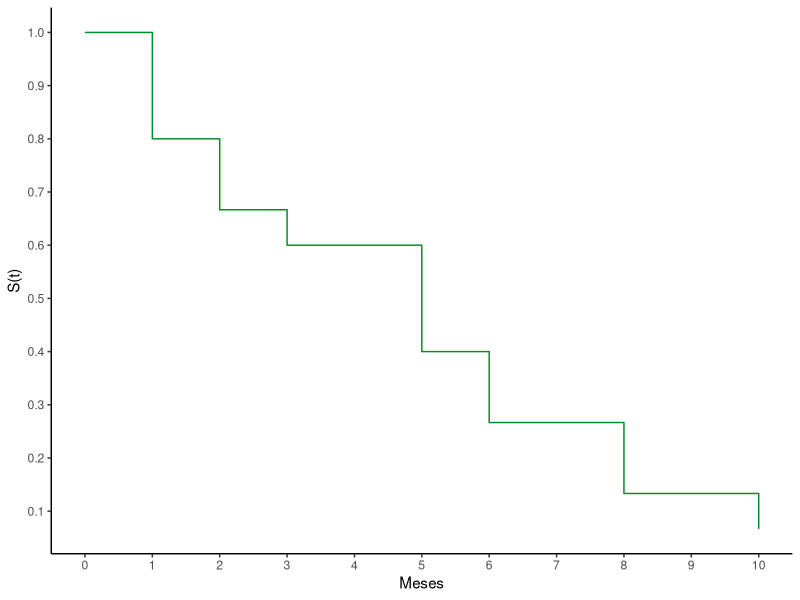
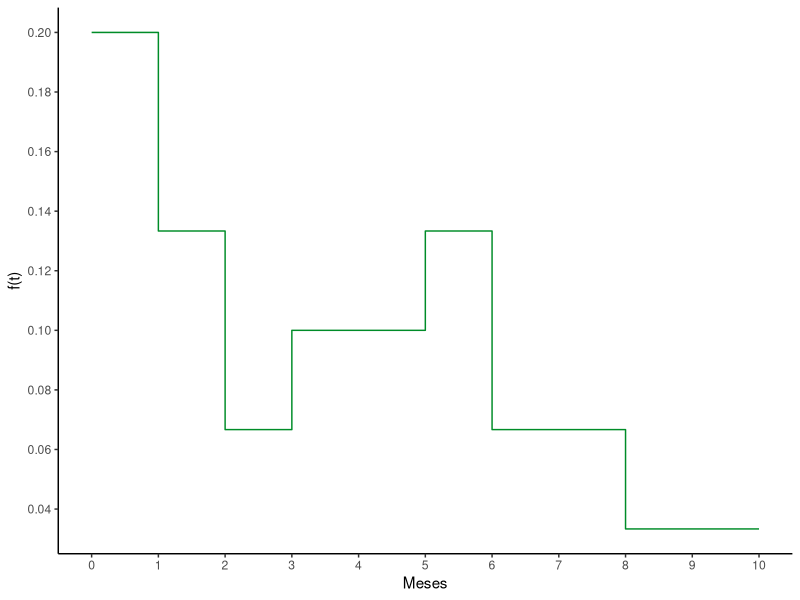

Recreate these plots in R, in order.
#AULA2.R
#Minicurso - Análise de sobrevivência
#Universidade federal fluminense
#Instituto de matemática e estatística
#Bacharelado em estatística
#Minicurso: Análise de sobrevivência
#Semestre 2024.2
#Professora: Núbia Karla
#Programadores: Pedro Frazão Dutra e Lucas Oliveira
#Carregamento de pacotes necessários
require(tidyverse)
require(survival)

## Carregamento dos dados ##
leite = read_table(file = "leite.txt")

## Montando tabela com os dados de sobrevivência gerados pela função survfit
k = survival::survfit(Surv(leite$tempo,leite$status)~1, data = leite)
tempo = k[["time"]]
R = k[["n.risk"]]
N = k[["n.event"]]
tabela = data.frame(tempo,R,N)
dimensao=dim(tabela)

## Delta
tabela$delta[1]=tabela$tempo[1]
for(i in 2:dimensao[1]){
  tabela$delta[i]=tabela$tempo[i]-tabela$tempo[i-1]
}

## Função de densidade
tabela$densidade=tabela$N/(tabela$R[1]*tabela$delta)

## Função de sobrevivência
tabela$sobrevivencia=tabela$R/tabela$R[1]

## Limite inferior dos intervalos de tempo 
tabela$limInf[1] = 0
for(i in 2:8){
  tabela$limInf[i]= tabela$tempo[i-1]
}

## Curva de sobrevivência
ggplot(tabela, aes(limInf,sobrevivencia)) + geom_step(color = "#008c28") +
  scale_y_continuous(name= "S(t)", breaks = seq(0,1,0.10)) +
  scale_x_continuous(name= "Meses", breaks = seq(0,12,1)) +
  theme_classic()

## Curva de densidade
ggplot(tabela, aes(limInf,densidade)) + geom_step(color = "#008c28") +
  scale_y_continuous(name= "f(t)", breaks = seq(0,0.20,0.02)) +
  scale_x_continuous(name= "Meses", breaks = seq(0,12,1)) +
  theme_classic()

## Terminação
